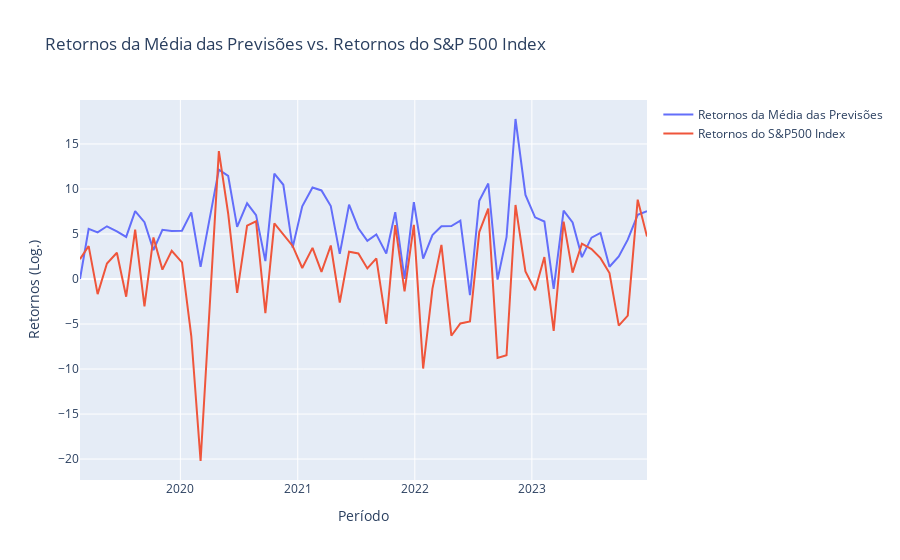

The notebook cell saved with this chart:
### Markdown cell above
##### **Gráfico de Retornos da Média das Previsões vs. Retornos do S&P 500 Index**

### Code cell
plot_multiples_time_series_line_graphs([average_monthly_results, sp500_index_period_returns], "Retornos da Média das Previsões vs. Retornos do S&P 500 Index", "Período", "Retornos (Log.)")
